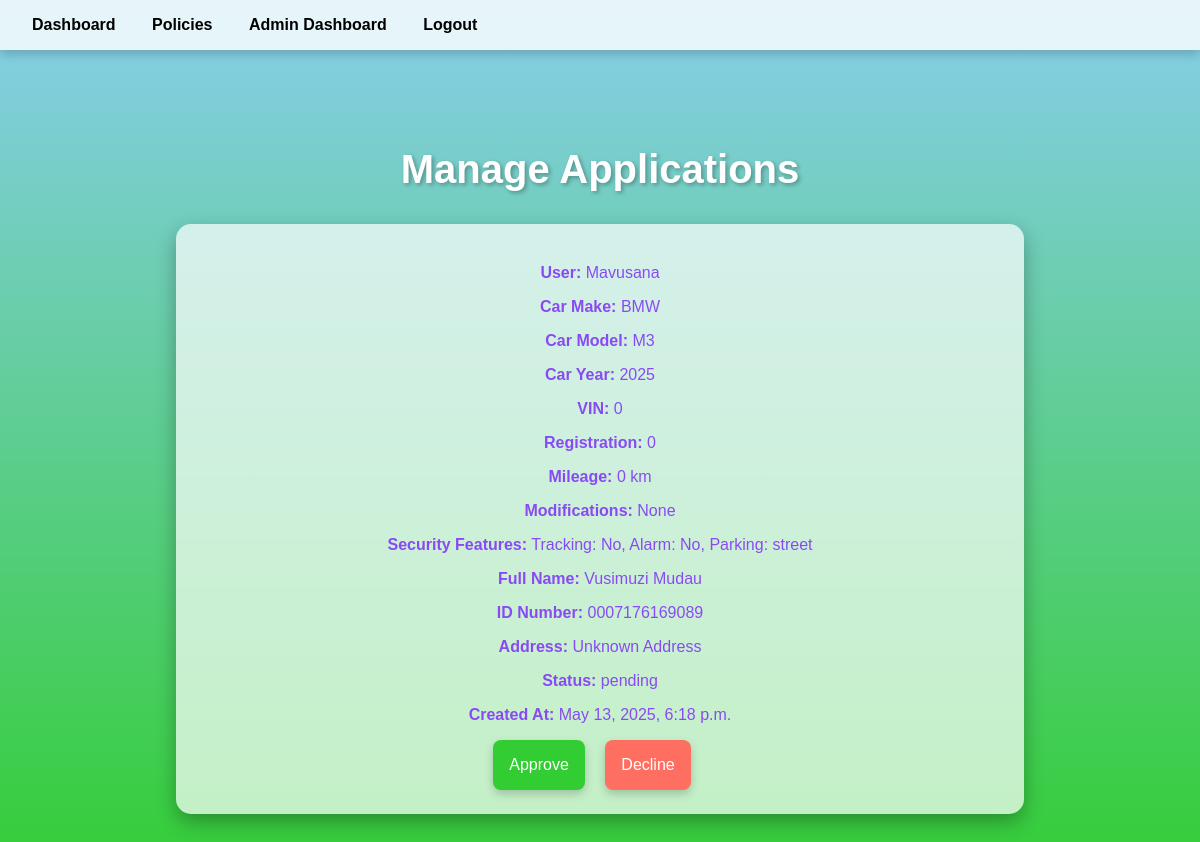
The page /manage_applications/ (signed in) on the database its author committed.
### insurance/models.py (models this page shows, shortened)
class Application(models.Model):
    user = models.ForeignKey(User, on_delete=models.CASCADE)
    car_make = models.CharField(max_length=100)
    car_model = models.CharField(max_length=100)
    car_year = models.IntegerField()
    vin = models.CharField(max_length=17)
    registration_number = models.CharField(max_length=10)
    mileage = models.IntegerField()
    modifications = models.TextField(blank=True, null=True)
    has_tracking_device = models.BooleanField(default=False)
    has_alarm = models.BooleanField(default=False)
    parking_type = models.CharField(max_length=50, choices=[
        ('garage', 'Garage'), ('street', 'Street'), ('secure_lot', 'Secure Lot')
    ], default='street')
    full_name = models.CharField(max_length=100)
    id_number = models.CharField(max_length=13)
    address = models.TextField()
    status = models.CharField(max_length=20, choices=[
        ('pending', 'Pending'), ('approved', 'Approved'), ('declined', 'Declined')
    ], default='pending')
    decline_reason = models.TextField(blank=True, null=True)
    created_at = models.DateTimeField(auto_now_add=True)

### insurance/views.py (the view, shortened to what this page needs)
# urls.py: path('manage_applications/', views.manage_applications, name='manage_applications'),
@login_required
def manage_applications(request):
    if request.user.userprofile.role != 'admin':
        return redirect('dashboard')
    applications = Application.objects.all()
    return render(request, 'manage_applications.html', {'applications': applications})

### insurance/templates/manage_applications.html (shortened to what this page needs)
{% extends 'base.html' %}
{% load static %}
{% block content %}
    <section style="padding: 4rem; text-align: center;">
        <h1 style="font-size: 2.5rem; color: white; margin-bottom: 2rem; text-shadow: 2px 2px 4px rgba(0, 0, 0, 0.3);">Manage Applications</h1>
        {% for application in applications %}
            <div style="padding: 1.5rem; background: rgba(255, 255, 255, 0.7); margin: 1rem auto; max-width: 800px; border-radius: 15px; box-shadow: 0 8px 20px rgba(0, 0, 0, 0.3); transform: translateZ(20px);">
                <p style="color: #8A4AF3;"><strong>User:</strong> {{ application.user.username }}</p>
                <p style="color: #8A4AF3;"><strong>Car Make:</strong> {{ application.car_make }}</p>
                <p style="color: #8A4AF3;"><strong>Car Model:</strong> {{ application.car_model }}</p>
                <p style="color: #8A4AF3;"><strong>Car Year:</strong> {{ application.car_year }}</p>
                <p style="color: #8A4AF3;"><strong>VIN:</strong> {{ application.vin }}</p>
                <p style="color: #8A4AF3;"><strong>Registration:</strong> {{ application.registration_number }}</p>
                <p style="color: #8A4AF3;"><strong>Mileage:</strong> {{ application.mileage }} km</p>
                <p style="color: #8A4AF3;"><strong>Modifications:</strong> {{ application.modifications|default:"None" }}</p>
                <p style="color: #8A4AF3;"><strong>Security Features:</strong> Tracking: {{ application.has_tracking_device|yesno:"Yes,No" }}, Alarm: {{ application.has_alarm|yesno:"Yes,No" }}, Parking: {{ application.parking_type }}</p>
                <p style="color: #8A4AF3;"><strong>Full Name:</strong> {{ application.full_name }}</p>
                <p style="color: #8A4AF3;"><strong>ID Number:</strong> {{ application.id_number }}</p>
                <p style="color: #8A4AF3;"><strong>Address:</strong> {{ application.address }}</p>
                <p style="color: #8A4AF3;"><strong>Status:</strong> {{ application.status }}</p>
                <p style="color: #8A4AF3;"><strong>Created At:</strong> {{ application.created_at }}</p>
                <form method="post" style="margin-top: 1rem;">
                    <button type="submit" name="action" value="approve" style="padding: 1rem; background: #32CD32; color: white; border: none; border-radius: 8px; cursor: pointer; box-shadow: 0 4px 10px rgba(0, 0, 0, 0.2); margin-right: 1rem;">Approve</button>
                    <button type="submit" name="action" value="decline" style="padding: 1rem; background: #FF6F61; color: white; border: none; border-radius: 8px; cursor: pointer; box-shadow: 0 4px 10px rgba(0, 0, 0, 0.2); margin-right: 1rem;">Decline</button>
                </form>
            </div>
        {% empty %}
            <p style="color: white; font-size: 1.2rem;">No applications found.</p>
        {% endfor %}
    </section>
{% endblock %}

### insurance/static/css/styles.css (style rules this page uses)
body { background: linear-gradient(to bottom, #87CEEB, #32CD32); font-family: 'Arial', sans-serif; margin: 0; min-height: 100vh; }
section { padding: 2rem; max-width: 1200px; margin: 0 auto; }
h1, h2, h3, p, label, select, textarea, input, button { color: #000000; }
button { background: #8A4AF3; color: #FFFFFF; padding: 0.5rem 1rem; border: none; border-radius: 5px; cursor: pointer; font-size: 1rem; transition: background 0.3s ease, transform 0.1s ease; }

### rows shown on the page
Application: user.username "Mavusana", car_make "BMW", car_model "M3", car_year "2025", vin "0", registration_number "0", mileage "0", modifications "None", has_tracking_device "No", has_alarm "No", parking_type "street", full_name "Vusimuzi Mudau", id_number "0007176169089", address "Unknown Address", status "pending", created_at "May 13, 2025, 6:18 p.m."
